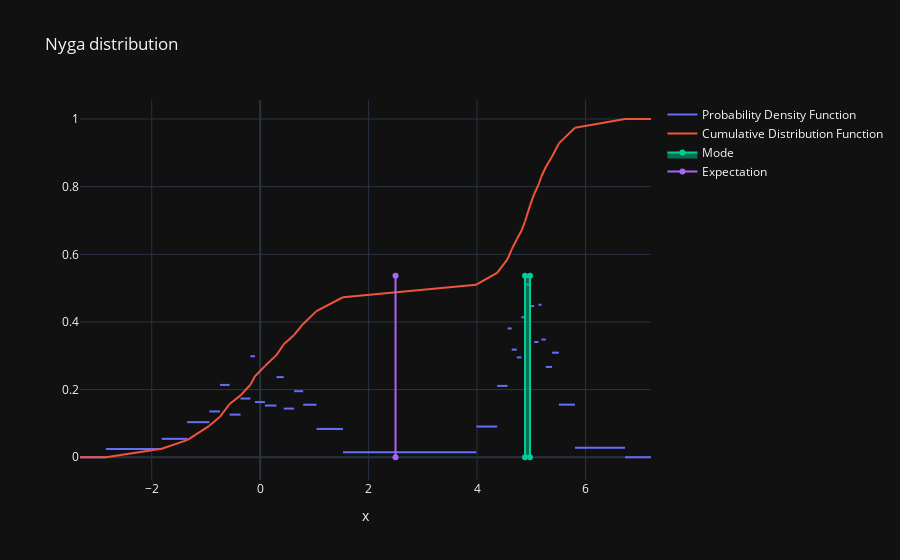

The cell this chart's notebook holds for it:
### Markdown cell above
The idea is to create as many components in a mixture of uniform distributions as is needed to achieve a good fit to the data. The fitness of the model is measured by the average likelihood of the data under the model.

$$
f_{average}(\mathcal{D}| \boldsymbol{\Theta}) = \frac{1}{N} \sum_{i=1}^N p(d_i),
$$
where $\boldsymbol{\Theta}$ represents the parameters of the model.

We will solve this problem using a recursive partitioning scheme. First off, we will sort the data, make it unique.
Next, we iterate through every possible partitioning that can be made on the data, such that we get two datasets

$$
\mathcal D_{left} = {d_1, d_2, \dots, d_k} \\
\mathcal D_{right} = {d_{k+1}, d_{k+2}, \dots, d_N}
$$

The split values are calculated by the distance maximizing value between $d_k$ and $d_{k+1}$.

$$
d_{split} = \frac{d_k + d_{k+1}}{2}
$$

The likelihood of such a split is given by assuming a uniform distribution on the left and right side of the split. 
This constructs a deterministic mixture of uniform distributions where the weights are given by the relative number of samples on the left and right side of the split.
Hence, the following function has to be evaluated

$$
f_{average}(\mathcal{D} | \boldsymbol{\Theta}, d_{split}) = \frac{1}{N} \sum_{i=1}^N \frac{k}{N} \mathcal{U}(d_i, d_{split}) \cdot k + \frac{N-k}{N}\mathcal{U}(d_{split}, d_N) \cdot (N-k)\\
= \frac{1}{N^2} \sum_{i=1}^N k^2 \cdot \mathcal{U}(d_i, d_{split}) + (N-k)^2 \cdot \mathcal{U}(d_{split}, d_N),
$$
where $\mathcal{U(a, b)}$ is the probability density function of the uniform distribution over the interval $[a, b]$.

The most likely split is selected and the process is repeated recursively on the left and right side of the split until the likelihood of the split is smaller than a given threshold.
The value to compare against is given by the following equation

$$
f_{average}(\mathcal{D} | \boldsymbol{\Theta}) = \frac{1}{N} \sum_{i=1}^N \mathcal{U}(d_1, d_N) \cdot N = \mathcal{U}(d_1, d_N)
$$

The threshold is given by the following equation

$$
 max_{d_{split}} P_{average}(\mathcal{D} | \boldsymbol{\Theta}, d_{split}) > (1 + \xi) \cdot f_{average}(\mathcal{D} | \boldsymbol{\Theta})
$$

In simpler terms, the induction is terminated as soon as the likelihood does not improve by more than $\xi\,\%$ anymore if a split is made. This parameter is referenced to as `min_likelihood_improvement` in the code.

This algorithm is implemented in the [NygaDistribution](https://probabilistic-model.readthedocs.io/en/latest/autoapi/probabilistic_model/learning/nyga_distribution/index.html#probabilistic_model.learning.nyga_distribution.NygaDistribution).

Finally, if we apply the algorithm to the dataset we get the following result.
We can see that it looks very similar to the gaussian mixture we sampled from.

### Code cell
from probabilistic_model.learning.nyga_distribution import NygaDistribution
from random_events.variables import Continuous
import plotly.graph_objects as go

distribution = NygaDistribution(Continuous("x"), min_samples_per_quantile=50, min_likelihood_improvement=0.001)
distribution.fit(dataset.tolist())
fig = go.Figure(distribution.plot())
fig.update_layout(
    title="Nyga distribution",
    xaxis_title=distribution.variable.name)
fig.show()

### Figure 1 — Plotly figure (JSON) as saved in the notebook; plotly's stock layout.template omitted (floating-point values rounded to 4 significant figures)
{"data": [{"mode": "lines", "name": "Probability Density Function", "x": [-3.323, -2.844, null, 1.528, 3.985, null, 3.985, 4.371, null, 4.371, 4.563, null, 5.51, 5.806, null, 5.806, 6.73, null, -2.844, -1.815, null, -1.815, -1.347, null, 1.038, 1.528, null, 5.268, 5.384, null, 5.384, 5.51, null, -1.347, -0.937, null, -0.937, -0.7414, null, -0.7414, -0.5637, null, 4.563, 4.639, null, -0.5637, -0.3614, null, 4.639, 4.734, null, 4.734, 4.818, null, 4.818, 4.885, null, 5.054, 5.132, null, 4.885, 4.977, null, 4.977, 5.054, null, 5.132, 5.187, null, 5.187, 5.268, null, -0.3614, -0.1799, null, -0.1799, -0.09622, null, -0.09622, 0.08768, null, 0.08768, 0.3003, null, 0.3003, 0.4353, null, 0.4353, 0.6265, null, 0.6265, 0.7929, null, 0.7929, 1.038, null, 6.73, 7.208], "y": [0, 0, null, 0.01505, 0.01505, null, 0.09076, 0.09076, null, 0.211, 0.211, null, 0.1555, 0.1555, null, 0.02814, 0.02814, null, 0.0243, 0.0243, null, 0.05442, 0.05442, null, 0.08362, 0.08362, null, 0.2671, 0.2671, null, 0.3092, 0.3092, null, 0.1037, 0.1037, null, 0.1355, 0.1355, null, 0.2139, 0.2139, null, 0.3807, 0.3807, null, 0.126, 0.126, null, 0.3181, 0.3181, null, 0.2952, 0.2952, null, 0.414, 0.414, null, 0.3407, 0.3407, null, 0.5107, 0.5107, null, 0.4468, 0.4468, null, 0.4508, 0.4508, null, 0.348, 0.348, null, 0.1736, 0.1736, null, 0.2986, 0.2986, null, 0.1631, 0.1631, null, 0.1529, 0.1529, null, 0.237, 0.237, null, 0.1439, 0.1439, null, 0.1953, 0.1953, null, 0.1553, 0.1553, null, 0, 0], "type": "scatter"}, {"mode": "lines", "name": "Cumulative Distribution Function", "x": [-3.323, -2.844, null, 1.528, 3.985, null, 3.985, 4.371, null, 4.371, 4.563, null, 5.51, 5.806, null, 5.806, 6.73, null, -2.844, -1.815, null, -1.815, -1.347, null, 1.038, 1.528, null, 5.268, 5.384, null, 5.384, 5.51, null, -1.347, -0.937, null, -0.937, -0.7414, null, -0.7414, -0.5637, null, 4.563, 4.639, null, -0.5637, -0.3614, null, 4.639, 4.734, null, 4.734, 4.818, null, 4.818, 4.885, null, 5.054, 5.132, null, 4.885, 4.977, null, 4.977, 5.054, null, 5.132, 5.187, null, 5.187, 5.268, null, -0.3614, -0.1799, null, -0.1799, -0.09622, null, -0.09622, 0.08768, null, 0.08768, 0.3003, null, 0.3003, 0.4353, null, 0.4353, 0.6265, null, 0.6265, 0.7929, null, 0.7929, 1.038, null, 6.73, 7.208], "y": [0, 0, null, 0.473, 0.51, null, 0.51, 0.545, null, 0.545, 0.5855, null, 0.928, 0.974, null, 0.974, 1.0, null, 0.0, 0.025, null, 0.025, 0.0505, null, 0.432, 0.473, null, 0.858, 0.889, null, 0.889, 0.928, null, 0.0505, 0.093, null, 0.093, 0.1195, null, 0.1195, 0.1575, null, 0.5855, 0.6145, null, 0.1575, 0.183, null, 0.6145, 0.6445, null, 0.6445, 0.6695, null, 0.6695, 0.697, null, 0.7785, 0.805, null, 0.697, 0.744, null, 0.744, 0.7785, null, 0.805, 0.83, null, 0.83, 0.858, null, 0.183, 0.2145, null, 0.2145, 0.2395, null, 0.2395, 0.2695, null, 0.2695, 0.302, null, 0.302, 0.334, null, 0.334, 0.3615, null, 0.3615, 0.394, null, 0.394, 0.432, null, 1, 1], "type": "scatter"}, {"fill": "toself", "mode": "lines+markers", "name": "Mode", "x": [4.885, 4.885, 4.977, 4.977], "y": [0, 0.5362, 0.5362, 0], "type": "scatter"}, {"mode": "lines+markers", "name": "Expectation", "x": [2.497, 2.497], "y": [0, 0.5362], "type": "scatter"}], "layout": {"title": {"text": "Nyga distribution"}, "xaxis": {"title": {"text": "x"}}}}
